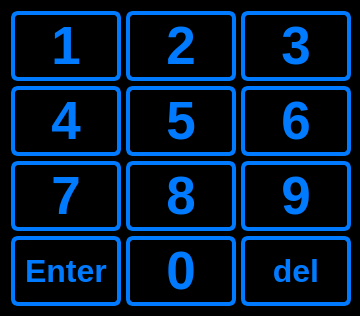
<?xml version="1.0" encoding="UTF-8"?>
<ui version="4.0">
 <class>PasswordWindow2</class>
 <widget class="QDialog" name="PasswordWindow2">
  <property name="geometry">
   <rect>
    <x>0</x>
    <y>0</y>
    <width>360</width>
    <height>316</height>
   </rect>
  </property>
  <property name="minimumSize">
   <size>
    <width>355</width>
    <height>316</height>
   </size>
  </property>
  <property name="maximumSize">
   <size>
    <width>360</width>
    <height>316</height>
   </size>
  </property>
  <property name="windowTitle">
   <string>Passworteingabe</string>
  </property>
  <property name="styleSheet">
   <string notr="true">QWidget
{
	color: rgb(0, 123, 255);	
	background-color: rgb(0, 0, 0);

}

QPushButton {
	background-color: rgb(0, 0, 0);
	color: (0, 123, 255);
    border-width: 4px;
	border-color: rgb(0, 123, 255);
	border-style: solid;
	border-radius: 7;
	padding: 3px;
	padding-left: 5px;
	padding-right: 5px;
}

QPushButton:pressed
{
	color: rgb(239, 151, 0);	
	border-color: rgb(239, 151, 0);
}</string>
  </property>
  <property name="modal">
   <bool>true</bool>
  </property>
  <layout class="QGridLayout" name="gridLayout">
   <item row="0" column="0">
    <widget class="QPushButton" name="PB1">
     <property name="minimumSize">
      <size>
       <width>110</width>
       <height>70</height>
      </size>
     </property>
     <property name="maximumSize">
      <size>
       <width>110</width>
       <height>70</height>
      </size>
     </property>
     <property name="font">
      <font>
       <pointsize>40</pointsize>
       <weight>75</weight>
       <bold>true</bold>
      </font>
     </property>
     <property name="text">
      <string>1</string>
     </property>
    </widget>
   </item>
   <item row="0" column="1">
    <widget class="QPushButton" name="PB2">
     <property name="minimumSize">
      <size>
       <width>110</width>
       <height>70</height>
      </size>
     </property>
     <property name="maximumSize">
      <size>
       <width>110</width>
       <height>70</height>
      </size>
     </property>
     <property name="font">
      <font>
       <pointsize>40</pointsize>
       <weight>75</weight>
       <bold>true</bold>
      </font>
     </property>
     <property name="text">
      <string>2</string>
     </property>
    </widget>
   </item>
   <item row="0" column="2">
    <widget class="QPushButton" name="PB3">
     <property name="minimumSize">
      <size>
       <width>110</width>
       <height>70</height>
      </size>
     </property>
     <property name="maximumSize">
      <size>
       <width>110</width>
       <height>70</height>
      </size>
     </property>
     <property name="font">
      <font>
       <pointsize>40</pointsize>
       <weight>75</weight>
       <bold>true</bold>
      </font>
     </property>
     <property name="text">
      <string>3</string>
     </property>
    </widget>
   </item>
   <item row="1" column="0">
    <widget class="QPushButton" name="PB4">
     <property name="minimumSize">
      <size>
       <width>110</width>
       <height>70</height>
      </size>
     </property>
     <property name="maximumSize">
      <size>
       <width>110</width>
       <height>70</height>
      </size>
     </property>
     <property name="font">
      <font>
       <pointsize>40</pointsize>
       <weight>75</weight>
       <bold>true</bold>
      </font>
     </property>
     <property name="text">
      <string>4</string>
     </property>
    </widget>
   </item>
   <item row="1" column="1">
    <widget class="QPushButton" name="PB5">
     <property name="minimumSize">
      <size>
       <width>110</width>
       <height>70</height>
      </size>
     </property>
     <property name="maximumSize">
      <size>
       <width>110</width>
       <height>70</height>
      </size>
     </property>
     <property name="font">
      <font>
       <pointsize>40</pointsize>
       <weight>75</weight>
       <bold>true</bold>
      </font>
     </property>
     <property name="text">
      <string>5</string>
     </property>
    </widget>
   </item>
   <item row="1" column="2">
    <widget class="QPushButton" name="PB6">
     <property name="minimumSize">
      <size>
       <width>110</width>
       <height>70</height>
      </size>
     </property>
     <property name="maximumSize">
      <size>
       <width>110</width>
       <height>70</height>
      </size>
     </property>
     <property name="font">
      <font>
       <pointsize>40</pointsize>
       <weight>75</weight>
       <bold>true</bold>
      </font>
     </property>
     <property name="text">
      <string>6</string>
     </property>
    </widget>
   </item>
   <item row="2" column="0">
    <widget class="QPushButton" name="PB7">
     <property name="minimumSize">
      <size>
       <width>110</width>
       <height>70</height>
      </size>
     </property>
     <property name="maximumSize">
      <size>
       <width>110</width>
       <height>70</height>
      </size>
     </property>
     <property name="font">
      <font>
       <pointsize>40</pointsize>
       <weight>75</weight>
       <bold>true</bold>
      </font>
     </property>
     <property name="text">
      <string>7</string>
     </property>
    </widget>
   </item>
   <item row="2" column="1">
    <widget class="QPushButton" name="PB8">
     <property name="minimumSize">
      <size>
       <width>110</width>
       <height>70</height>
      </size>
     </property>
     <property name="maximumSize">
      <size>
       <width>110</width>
       <height>70</height>
      </size>
     </property>
     <property name="font">
      <font>
       <pointsize>40</pointsize>
       <weight>75</weight>
       <bold>true</bold>
      </font>
     </property>
     <property name="text">
      <string>8</string>
     </property>
    </widget>
   </item>
   <item row="2" column="2">
    <widget class="QPushButton" name="PB9">
     <property name="minimumSize">
      <size>
       <width>110</width>
       <height>70</height>
      </size>
     </property>
     <property name="maximumSize">
      <size>
       <width>110</width>
       <height>70</height>
      </size>
     </property>
     <property name="font">
      <font>
       <pointsize>40</pointsize>
       <weight>75</weight>
       <bold>true</bold>
      </font>
     </property>
     <property name="text">
      <string>9</string>
     </property>
    </widget>
   </item>
   <item row="3" column="0">
    <widget class="QPushButton" name="PBenter">
     <property name="minimumSize">
      <size>
       <width>110</width>
       <height>70</height>
      </size>
     </property>
     <property name="maximumSize">
      <size>
       <width>110</width>
       <height>70</height>
      </size>
     </property>
     <property name="font">
      <font>
       <pointsize>24</pointsize>
       <weight>75</weight>
       <bold>true</bold>
      </font>
     </property>
     <property name="text">
      <string>Enter</string>
     </property>
    </widget>
   </item>
   <item row="3" column="1">
    <widget class="QPushButton" name="PB0">
     <property name="minimumSize">
      <size>
       <width>110</width>
       <height>70</height>
      </size>
     </property>
     <property name="maximumSize">
      <size>
       <width>110</width>
       <height>70</height>
      </size>
     </property>
     <property name="font">
      <font>
       <pointsize>40</pointsize>
       <weight>75</weight>
       <bold>true</bold>
      </font>
     </property>
     <property name="text">
      <string>0</string>
     </property>
    </widget>
   </item>
   <item row="3" column="2">
    <widget class="QPushButton" name="PBdel">
     <property name="minimumSize">
      <size>
       <width>110</width>
       <height>70</height>
      </size>
     </property>
     <property name="maximumSize">
      <size>
       <width>110</width>
       <height>70</height>
      </size>
     </property>
     <property name="font">
      <font>
       <pointsize>24</pointsize>
       <weight>75</weight>
       <bold>true</bold>
      </font>
     </property>
     <property name="text">
      <string>del</string>
     </property>
    </widget>
   </item>
  </layout>
 </widget>
 <resources/>
 <connections/>
</ui>
